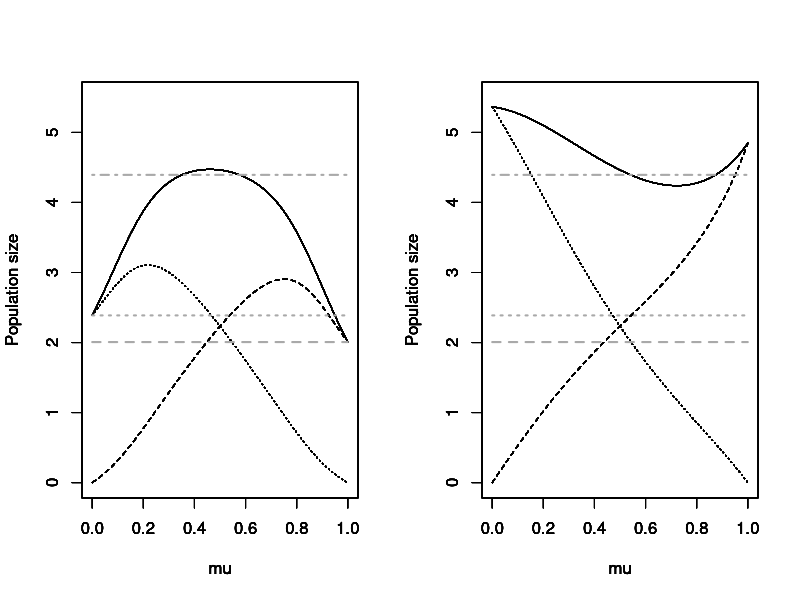

Recreate this plot in R.
## We plot nu, the global reproductive number, as function of 
## dispersal rates muJ y muA, in two cases
##    symmetric: muJ = muA
##    asymmetric: muA = 1-muJ
## for large values of the intrinsic reproductive number phi_i(0,0)

rm(list=ls())
library(Matrix)
library(expm)

transientIterations = 500
plottedIterations = 200
iterations_per_value = transientIterations + plottedIterations



sigmaJ1 = .4
sigmaJ2 = .6 
sigmaA1 = .4
sigmaA2 = .3



transient = 500
ttail=200
iterations_per_value = transient + ttail


mu=seq(from = 0, to = 1, by = 0.01)
a1=.6
a2=.65
StrongDensityDependence=TRUE
if(StrongDensityDependence){
  phi1 = function(J, A, muJ, muA){
    psi1 * exp(- a1 * ( J * muJ +  A * muA)) 
  }
  
  phi2 = function(J, A, muJ, muA){
    psi2 * exp(-a2 * ( J * (1 - muJ) +  A * (1 - muA))) 
  }  
} else {
  phi1 = function(J, A, muJ, muA){
    psi1 / (1 + J * muJ +  A * muA) 
  }
  phi2 = function(J, A, muJ, muA){
    psi2 / (1 + J * (1 - muJ1) +  A * (1 - muA1)) 
  }  
}
barPhi = function(J, A, muJ1, muA1){
  muA1 * phi1(J, A, muJ1, muA1) + 
    (1 - muA1) * phi2(J, A, muJ1, muA1)    
}

barSigmaJ = function(muJ1)
  sigmaJ1 * muJ1 + sigmaJ2 * (1 - muJ1)

barSigmaA = function(muA1)
  muA1 * sigmaA1 + (1 - muA1) * sigmaA2

RedSys = function(J, A, muJ1, muA1){
  return(c(A * barPhi(J, A, muJ1, muA1),  J * barSigmaJ(muJ1) + A * barSigmaA(muA1)))
}


psi1 = 5
alpha = 1.1
psi2 = alpha * psi1


## First
mJ1 = matrix(rep(0, length(mu) * iterations_per_value), ncol= iterations_per_value)
mA1 = matrix(rep(0, length(mu) * iterations_per_value), ncol= iterations_per_value)
J0 = 5
A0 = 5
mA1[ , 1] = J0
mJ1[ , 1] = A0
loopIter = 2:(iterations_per_value)
for(r in 1:length(mu)){
  for(c in loopIter){  
    nextIter = RedSys(mJ1[r, c-1], mA1[r, c-1], mu[r], mu[r])  
    mJ1[r, c] = nextIter[1]
    mA1[r, c] = nextIter[2]
  }  
}


mJ2 = matrix(rep(0, length(mu) * iterations_per_value), ncol= iterations_per_value)
mA2 = matrix(rep(0, length(mu) * iterations_per_value), ncol= iterations_per_value)
mA2[ , 1] = J0
mJ2[ , 1] = A0

loopIter = 2:(iterations_per_value)
for(r in 1:length(mu)){
  for(c in loopIter){  
    nextIter = RedSys(mJ2[r, c-1], mA2[r, c-1], mu[r], 1-mu[r])  
    mJ2[r, c] = nextIter[1]
    mA2[r, c] = nextIter[2]
  }  
}

iterations_per_value=200

mJaux1 = matrix(rep(0, iterations_per_value), ncol= iterations_per_value)
mAaux1 = matrix(rep(0, iterations_per_value), ncol= iterations_per_value)
mJaux1[1 , 1] = J0
mAaux1[1 , 1] = A0

loopIter = 2:(iterations_per_value)
for(c in loopIter){  
  nextIter = RedSys(mJaux1[1, c-1], mAaux1[1, c-1], 1, 1)  
  mJaux1[1, c] = nextIter[1]
  mAaux1[1, c] = nextIter[2]
}  

mJaux2 = matrix(rep(0, iterations_per_value), ncol= iterations_per_value)
mAaux2 = matrix(rep(0, iterations_per_value), ncol= iterations_per_value)
mJaux2[1 , 1] = J0
mAaux2[1 , 1] = A0
loopIter = 2:(iterations_per_value)
for(c in loopIter){  
  nextIter = RedSys(mJaux2[1, c-1], mAaux2[1, c-1], 0, 0)  
  mJaux2[1, c] = nextIter[1]
  mAaux2[1, c] = nextIter[2]
}


## Total population size
# Symmetrical dispersal
mN2aux1 = mJaux1 + mAaux1
# Asymmetrical dispersal
mN2aux2 = mJaux2 + mAaux2

## PLOT FIGURES

par(mfrow = c(1,2))


# First bifurcation diagram
mN1= mJ1[, -(1:transient)] + mA1[, -(1:transient)]

matplot(mu, mN1, type="l", col="black", xlab="mu", ylab = "Population size", 
        xlim=c(0,1), ylim=c(0,5.5) )
# Include also the asymptotic local population at patch 1 size if isolated patches
par(new=TRUE)
matplot(mu, mN1*mu, type="l", col="black", xlab="mu", ylab = "Population size", 
        xlim=c(0,1), ylim=c(0,5.5), lty=2 )
par(new=TRUE)
matplot(mu, mN1*(1-mu), type="l", col="black", xlab="mu", ylab = "Population size", 
        xlim=c(0,1), ylim=c(0,5.5), lty=3 )
par(new=TRUE)
matplot(mu, rep(x = mN2aux1[1,iterations_per_value], length(mu)), type="l",  col="darkgray", 
        xlab="mu", ylab = "Population size",  lwd = 2, 
        xlim=c(0,1), ylim=c(0,5.5),lty=2 )
# Include also the asymptotic local population at patch 2 it isolated patches
par(new=TRUE)
matplot(mu, rep(x = mN2aux2[1,iterations_per_value], length(mu)), type="l",  col="darkgray", 
        xlab="mu", ylab = "Population size",  lwd = 2, 
        xlim=c(0,1), ylim=c(0,5.5),lty=3 )
# Include also the asymptotic total population size if isolated patch
par(new=TRUE)
matplot(mu, rep(x = mN2aux1[1,iterations_per_value] + mN2aux2[1,iterations_per_value], length(mu)), type="l",  col="darkgray", 
        xlab="mu", ylab = "Population size",  lwd = 2, 
        xlim=c(0,1), ylim=c(0,5.5),lty=4 )





mN2 = mJ2[, -(1:transient)] + mA2[, -(1:transient)]
matplot(mu, mN2, type="l", col="black", xlab="mu", ylab = "Population size", 
        xlim=c(0,1), ylim=c(0,5.5) )
par(new=TRUE)
matplot(mu, mN2*mu, type="l", col="black", xlab="mu", ylab = "Population size", 
        xlim=c(0,1), ylim=c(0,5.5), lty=2 )
par(new=TRUE)
matplot(mu, mN2*(1-mu), type="l", col="black", xlab="mu", ylab = "Population size", 
        xlim=c(0,1), ylim=c(0,5.5), lty=3 )
# Include also the asymptotic local population at patch 1 size if isolated patches
par(new=TRUE)
matplot(mu, rep(x = mN2aux1[1,iterations_per_value], length(mu)), type="l",  col="darkgray", 
        xlab="mu", ylab = "Population size",  lwd = 2, 
        xlim=c(0,1), ylim=c(0,5.5),lty=2 )
# Include also the asymptotic local population at patch 2 it isolated patches
par(new=TRUE)
matplot(mu, rep(x = mN2aux2[1,iterations_per_value], length(mu)), type="l",  col="darkgray", 
        xlab="mu", ylab = "Population size",  lwd = 2, 
        xlim=c(0,1), ylim=c(0,5.5),lty=3 )
# Include also the asymptotic total population size if isolated patch
par(new=TRUE)
matplot(mu, rep(x = mN2aux1[1,iterations_per_value] + mN2aux2[1,iterations_per_value], length(mu)), type="l",  col="darkgray", 
        xlab="mu", ylab = "Population size",  lwd = 2, 
        xlim=c(0,1), ylim=c(0,5.5),lty=4 )

# 
# matplot(1:iterations_per_value, mN2aux1[1,], type="l",  
#         col="darkgray", lwd = 2, xlab="Time", ylab = "Population size", ylim=c(0,10))
# 
#   
# matplot(1:iterations_per_value, mN2aux2[1,], type="l",  
#         col="darkgray", lwd = 2, xlab="Time", ylab = "Population size", ylim=c(0,10))
